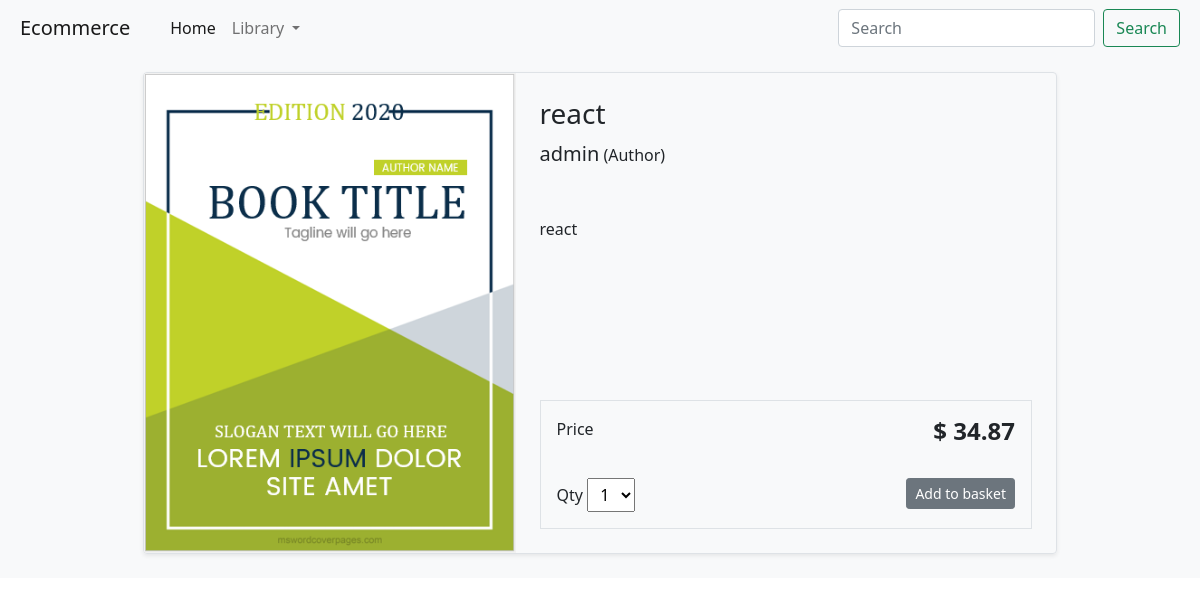
The app's page /item/react/ with its own data.
### store/models.py (models this page shows, shortened)
class Product(models.Model):
    catagory = models.ForeignKey(Catagory, related_name='product', on_delete=models.CASCADE)
    created_by = models.ForeignKey(User, on_delete=models.CASCADE, related_name='product_creator')
    title = models.CharField(max_length=255)
    author = models.CharField(max_length=255, default='admin')
    description = models.TextField()
    image = models.ImageField(upload_to='images/')
    slug = models.SlugField(max_length=255)
    price = models.DecimalField(max_digits=4, decimal_places=2)
    in_stock = models.BooleanField(default=True)
    is_active = models.BooleanField(default=True)
    updated = models.DateTimeField(auto_now=True)
    created = models.DateTimeField(auto_now_add=True)
    class Meta:
        verbose_name_plural = 'Products'
        ordering = ('-created',)

### store/views.py (the view)
# urls.py: path('item/<slug:slug>/', product_detail, name='product_detail'),
def product_detail(request, slug):
    product = get_object_or_404(Product, slug=slug, in_stock=True, is_active=True)
    context = {'product': product}
    return render(request, 'store/product/detail.html', context)

### store/models.py (called while the page is built)
    def get_absolute_url(self):
        return reverse('store:category_list', args=[self.slug])

### store/views.py (called while the page is built)
def categories(request):
    return {'categories': Catagory.objects.all()}

### templates/store/product/detail.html (shortened to what this page needs)
{% extends "../base.html" %}
{% load static %}
{% block content %}
    <main>
      <div class="album bg-light">
        <div class="container">
            <div class="m-auto row row-cols-1 row-cols-sm-2 row-cols-md-3 g-3">
              <div class="m-auto mt-3 col-md-10">
                <div class="row g-0 border rounded overflow-hidden flex-md-row mb-4 shadow-sm h-md-250 position-relative">
                  <div class="col-auto d-none d-lg-block">
                      <img src="{{ product.image.url }}" style="height: 30rem" class="img-fluid" alt="{{ product.title }}">
                  </div>
                  <div class="col p-4 d-flex flex-column position-static">
                    <h3 class="mb-0">{{ product.title }}</h3>
                    <p class="py-2"><span class="lead">{{ product.author }}</span> (Author)</p>
                    <p class="card-text mb-auto mt-4">{{ product.description|slice:":355" }}</p>
                    <div class="border">
                      <div class="col border-bott">
                        <div class="row p-3">
                          <div class="col-6">
                            Price
                          </div>
                          <div class="col-6 text-end">
                            <span class="fw-bold h4">$ {{product.price}}</span>
                          </div>
                        </div>
                          <div class="col">
                              <div class="row p-3">
                                  <div class="col-6">
                                      <label for="select">Qty</label>
                                      <select id="select" class="px-2 py-1">
                                          <option value="1">1</option>
                                      </select>
                                  </div>
                                  <div class="text-end col-6">
                                      <button class="btn btn-secondary btn-sm">Add to basket</button>
                                  </div>
                              </div>
                          </div>
                      </div>
                    </div>
                  </div>
                </div>
              </div>
            </div>
        </div>
      </div>
    </main>
{% endblock %}

### records on screen
Product: image (picture), title "react", author "admin", description "react", price "34.87"
